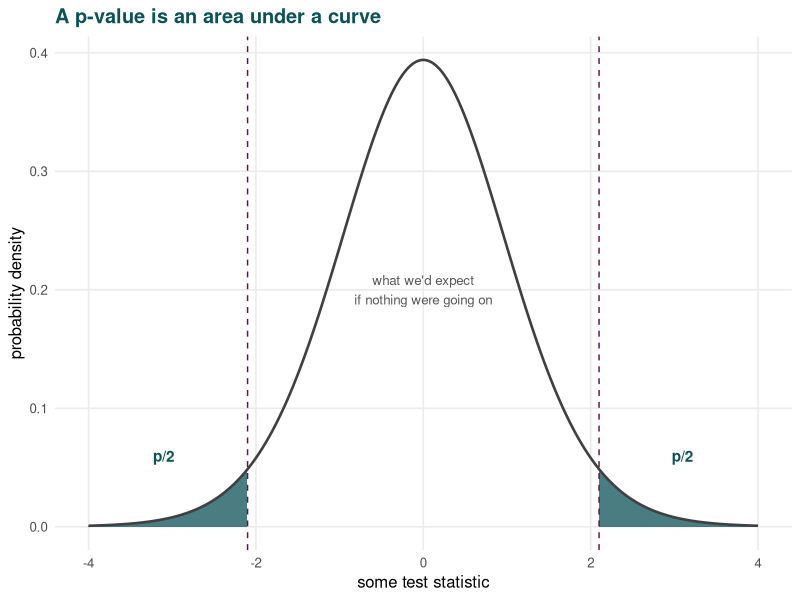
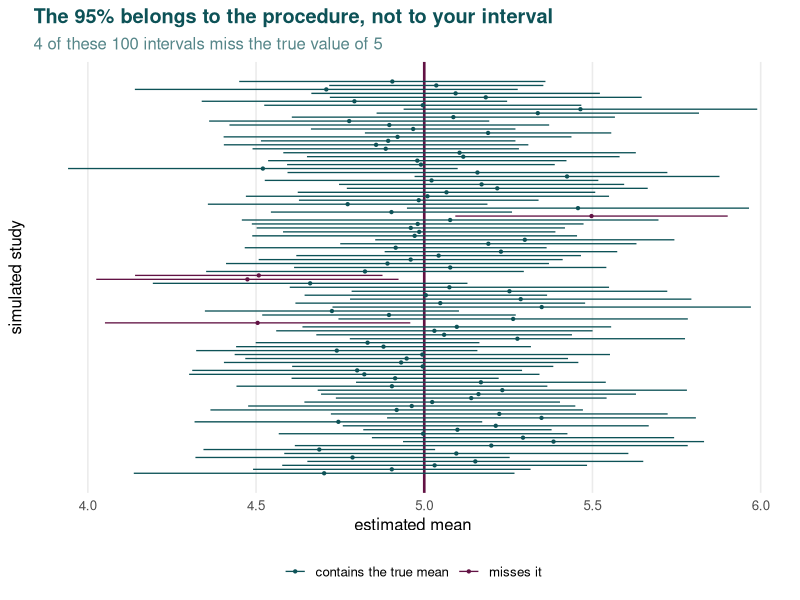
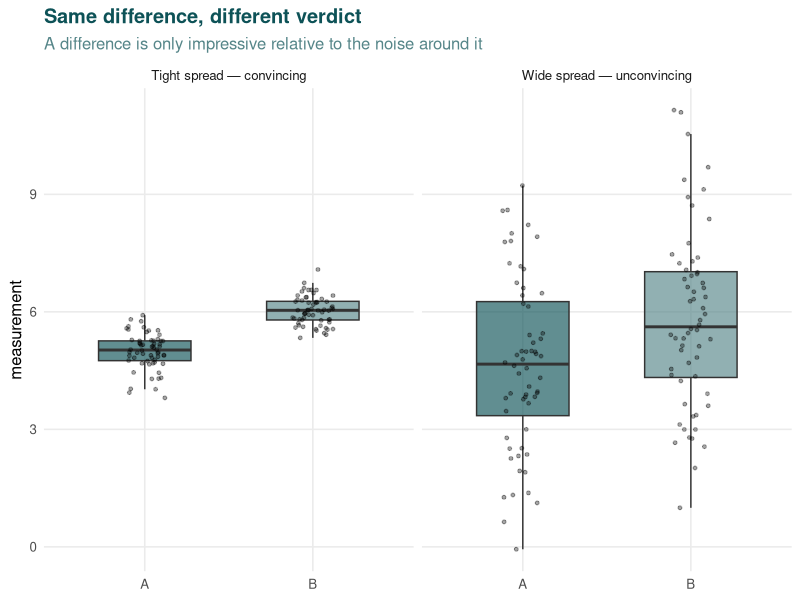
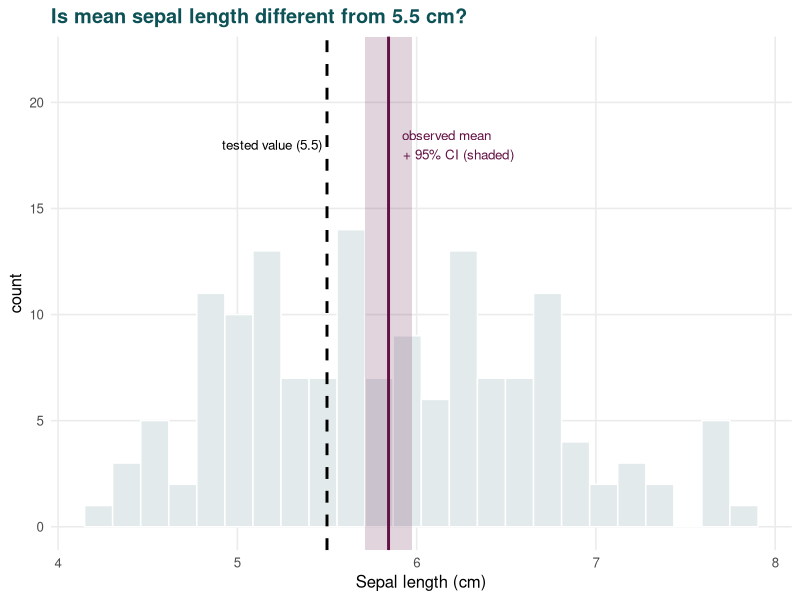
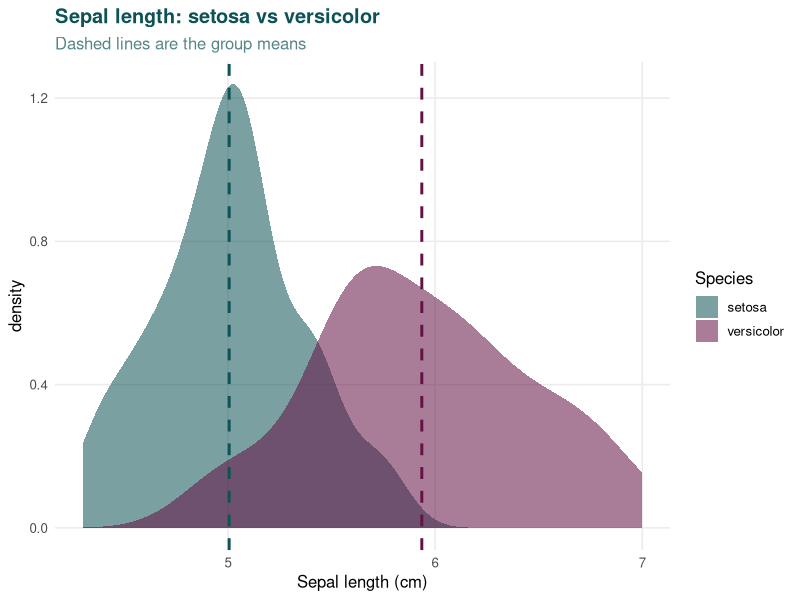
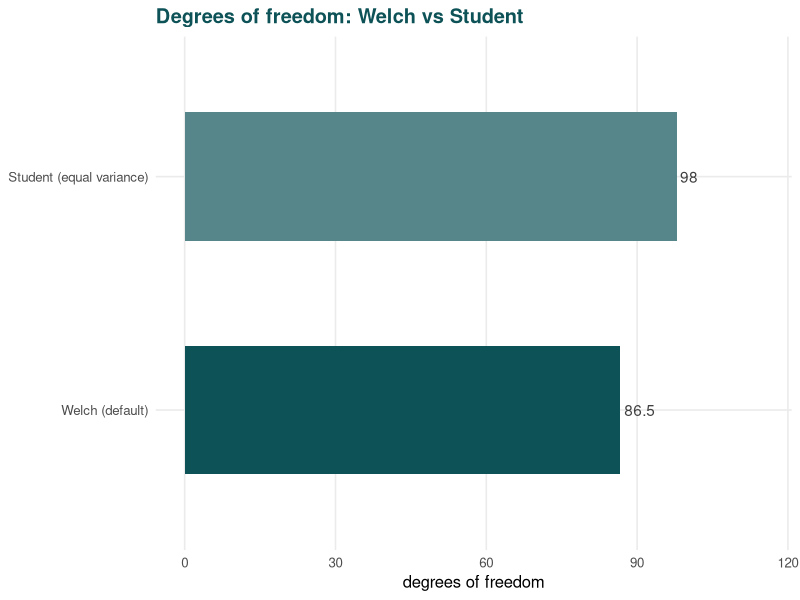
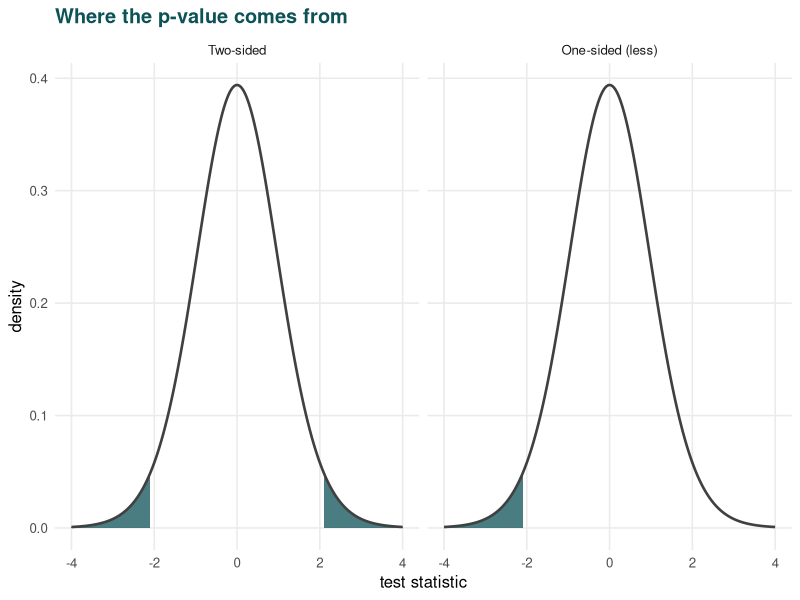
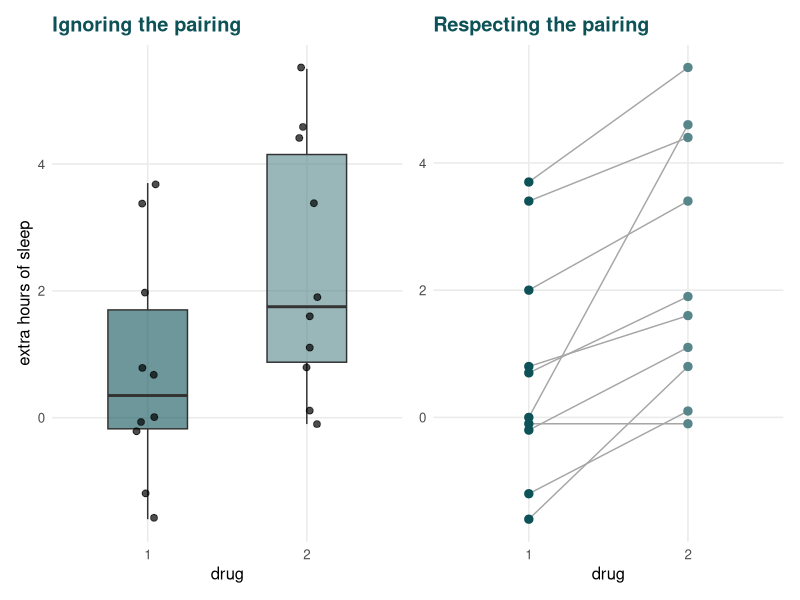

The R source for these figures, in order:
## ---- chunk 1
#| label: setup
#| include: false
library(ggplot2)
library(dplyr)
library(tidyr)
library(broom)
library(knitr)

knitr::opts_chunk$set(echo = knitr::is_html_output())

theme_set(
  theme_minimal(base_size = 12) +
    theme(
      plot.title    = element_text(face = "bold", colour = "#0D5257"),
      plot.subtitle = element_text(colour = "#568689"),
      panel.grid.minor = element_blank()
    )
)

teal   <- "#0D5257"
mid    <- "#568689"
pale   <- "#E2EAEB"
accent <- "#621244"
trio   <- c("#0D5257", "#568689", "#621244")

# The clean, built-in copy - identical to the course data once the `Setosi`
# typo has been corrected
iris <- datasets::iris

# --- small helpers so the tables below read consistently -------------------

fmt_p <- function(p) {
  ifelse(p < 0.001, "< 0.001", sprintf("%.3f", p))
}

# Pull the useful parts out of any t-test into one tidy row
t_row <- function(tt, label) {
  est <- if (length(tt$estimate) == 2) {
    unname(tt$estimate[1] - tt$estimate[2])
  } else {
    unname(tt$estimate)
  }
  data.frame(
    Comparison        = label,
    Estimate          = round(est, 3),
    `Lower 95%`       = round(tt$conf.int[1], 3),
    `Upper 95%`       = round(tt$conf.int[2], 3),
    `t`               = round(unname(tt$statistic), 2),
    `df`              = round(unname(tt$parameter), 1),
    `p-value`         = fmt_p(tt$p.value),
    check.names = FALSE,
    row.names = NULL
  )
}
## ---- chunk 2
#| label: fig-pvalue
#| fig-cap: "The p-value is the shaded area — the proportion of possible results at least as extreme as the one you got. Here the observed statistic is 2.1, with 20 degrees of freedom."
x    <- seq(-4, 4, length.out = 600)
df_t <- data.frame(x = x, y = dt(x, df = 20))
obs  <- 2.1

ggplot(df_t, aes(x, y)) +
  geom_area(data = subset(df_t, x >=  obs), fill = teal, alpha = 0.75) +
  geom_area(data = subset(df_t, x <= -obs), fill = teal, alpha = 0.75) +
  geom_line(linewidth = 0.9, colour = "grey25") +
  geom_vline(xintercept = c(-obs, obs), linetype = "dashed", colour = accent) +
  annotate("text", x =  3.1, y = 0.06, label = "p/2", colour = teal, fontface = "bold") +
  annotate("text", x = -3.1, y = 0.06, label = "p/2", colour = teal, fontface = "bold") +
  annotate("text", x = 0, y = 0.2,
           label = "what we'd expect\nif nothing were going on",
           colour = "grey35", size = 3.4) +
  labs(title = "A p-value is an area under a curve",
       x = "some test statistic", y = "probability density")
## ---- chunk 3
#| label: fig-coverage
#| fig-height: 6
#| fig-cap: "100 samples drawn from a population whose mean really is 5. Each horizontal line is one study's 95% confidence interval."
set.seed(2024)
n_sim <- 100
n_obs <- 20
mu    <- 5

sims <- do.call(rbind, lapply(seq_len(n_sim), function(i) {
  s  <- rnorm(n_obs, mean = mu, sd = 1)
  ci <- t.test(s)$conf.int
  data.frame(i = i, lo = ci[1], hi = ci[2], est = mean(s))
}))
sims$covers <- sims$lo <= mu & sims$hi >= mu

ggplot(sims, aes(y = i)) +
  geom_vline(xintercept = mu, colour = accent, linewidth = 0.9) +
  geom_linerange(aes(xmin = lo, xmax = hi, colour = covers), linewidth = 0.45) +
  geom_point(aes(x = est, colour = covers), size = 0.8) +
  scale_colour_manual(
    values = c("TRUE" = teal, "FALSE" = accent),
    labels = c("TRUE" = "contains the true mean", "FALSE" = "misses it"),
    breaks = c("TRUE", "FALSE")
  ) +
  labs(title = "The 95% belongs to the procedure, not to your interval",
       subtitle = sprintf("%d of these %d intervals miss the true value of %g",
                          sum(!sims$covers), n_sim, mu),
       x = "estimated mean", y = "simulated study", colour = NULL) +
  theme(legend.position = "bottom",
        axis.text.y = element_blank(),
        panel.grid.major.y = element_blank())
## ---- chunk 4
#| label: fig-signal-noise
#| fig-cap: "The same difference in means can be convincing or unconvincing depending entirely on the spread. Both panels have true means of 5 and 6./n (Remember that the central line in a box plot shows the *median* not the *mean*."
set.seed(42)
nn <- 60
tight <- data.frame(
  g = rep(c("A", "B"), each = nn),
  v = c(rnorm(nn, 5, 0.4), rnorm(nn, 6, 0.4)),
  panel = "Tight spread — convincing"
)
wide <- data.frame(
  g = rep(c("A", "B"), each = nn),
  v = c(rnorm(nn, 5, 2.5), rnorm(nn, 6, 2.5)),
  panel = "Wide spread — unconvincing"
)

ggplot(rbind(tight, wide), aes(x = g, y = v, fill = g)) +
  geom_boxplot(alpha = 0.65, outlier.shape = NA, width = 0.55) +
  geom_jitter(width = 0.12, alpha = 0.35, size = 1) +
  facet_wrap(~panel) +
  scale_fill_manual(values = c(teal, mid)) +
  labs(title = "Same difference, different verdict",
       subtitle = "A difference is only impressive relative to the noise around it",
       x = NULL, y = "measurement") +
  theme(legend.position = "none")
## ---- chunk 5
#| label: tbl-onesample
#| tbl-cap: "One-sample t-test of mean sepal length against 5.5 cm. The estimate here is the observed mean itself."
tt1 <- t.test(iris$Sepal.Length, mu = 5.5)
kable(t_row(tt1, "Mean sepal length vs 5.5 cm"), align = "lrrrrrr")
## ---- chunk 6
#| label: fig-onesample
#| fig-cap: "The observed mean and its confidence interval, against the value being tested."
ggplot(iris, aes(x = Sepal.Length)) +
  geom_histogram(bins = 24, fill = pale, colour = "white") +
  annotate("rect", xmin = tt1$conf.int[1], xmax = tt1$conf.int[2],
           ymin = -Inf, ymax = Inf, fill = accent, alpha = 0.18) +
  geom_vline(xintercept = 5.5, colour = "black", linewidth = 1, linetype = "dashed") +
  geom_vline(xintercept = mean(iris$Sepal.Length), colour = accent, linewidth = 1) +
  annotate("text", x = 5.5, y = 18, label = "tested value (5.5)",
           colour = "black", hjust = 1.05, size = 3.4) +
  annotate("text", x = mean(iris$Sepal.Length)+0.05, y = 18,
           label = "observed mean\n+ 95% CI (shaded)",
           colour = accent, hjust = -0.05, size = 3.4) +
  labs(title = "Is mean sepal length different from 5.5 cm?",
       x = "Sepal length (cm)", y = "count") + 
  ylim(c(0,22))
## ---- chunk 7
#| label: tbl-twosample
#| tbl-cap: "Two-sample t-test comparing mean sepal length between two species. The estimate is the difference between the group means."
two_species <- iris |>
  filter(Species %in% c("setosa", "versicolor")) |>
  droplevels()

tt2 <- t.test(Sepal.Length ~ Species, data = two_species)
kable(t_row(tt2, "setosa − versicolor"), align = "lrrrrrr")
## ---- chunk 8
#| label: fig-twosample
#| fig-cap: "The distributions barely overlap, which is what a very small p-value looks like."
ggplot(two_species, aes(x = Sepal.Length, fill = Species)) +
  geom_density(alpha = 0.55, colour = NA) +
  geom_vline(data = two_species |>
               group_by(Species) |>
               summarise(m = mean(Sepal.Length), .groups = "drop"),
             aes(xintercept = m, colour = Species),
             linewidth = 1, linetype = "dashed", show.legend = FALSE) +
  scale_fill_manual(values = c(teal, accent)) +
  scale_colour_manual(values = c(teal, accent)) +
  labs(title = "Sepal length: setosa vs versicolor",
       subtitle = "Dashed lines are the group means",
       x = "Sepal length (cm)", y = "density")
## ---- chunk 9
#| label: tbl-welch
#| tbl-cap: "The same comparison run both ways. The estimate and interval barely move; the degrees of freedom are the giveaway."
tt2s <- t.test(Sepal.Length ~ Species, data = two_species, var.equal = TRUE)
kable(rbind(
  t_row(tt2,  "Welch (default)"),
  t_row(tt2s, "Student (equal variance assumed)")
), align = "lrrrrrr")
## ---- chunk 10
#| label: fig-welch
#| fig-cap: "Welch's correction reduces the degrees of freedom, which widens the distribution slightly and makes the test appropriately more cautious."
data.frame(
  test = c("Welch (default)", "Student (equal variance)"),
  df   = c(unname(tt2$parameter), unname(tt2s$parameter))
) |>
  ggplot(aes(x = reorder(test, df), y = df, fill = test)) +
  geom_col(width = 0.55) +
  geom_text(aes(label = round(df, 1)), hjust = -0.15, colour = "grey25") +
  coord_flip() +
  scale_fill_manual(values = c(mid, teal)) +
  ylim(0, 115) +
  labs(title = "Degrees of freedom: Welch vs Student",
       x = NULL, y = "degrees of freedom") +
  theme(legend.position = "none")
## ---- chunk 11
#| label: fig-sided
#| fig-cap: "Two-sided tests count extreme results in both tails; one-sided tests count only one. This is why a one-sided p-value is half the size."
mk <- function(side) {
  d <- data.frame(x = x, y = dt(x, 20))
  keep <- if (side == "Two-sided") subset(d, x >= obs | x <= -obs) else subset(d, x <= -obs)
  keep$panel <- side
  # The two tails are disjoint. Without a grouping variable the shading geom
  # joins them into a single polygon straight across the middle of the curve,
  # so label which tail each point belongs to.
  keep$tail  <- ifelse(keep$x < 0, "left", "right")
  d$panel <- side
  list(all = d, shade = keep)
}
a <- mk("Two-sided"); b <- mk("One-sided (less)")

# Two-sided first: it is the default, and the one-sided panel reads as
# "the same thing, but only counting one end"
lev     <- c("Two-sided", "One-sided (less)")
all_d   <- rbind(a$all,   b$all)
shade_d <- rbind(a$shade, b$shade)
all_d$panel   <- factor(all_d$panel,   levels = lev)
shade_d$panel <- factor(shade_d$panel, levels = lev)

ggplot(all_d, aes(x, y)) +
  geom_ribbon(data = shade_d, aes(ymin = 0, ymax = y, group = tail),
              fill = teal, alpha = 0.75) +
  geom_line(colour = "grey25", linewidth = 0.9) +
  facet_wrap(~panel) +
  labs(title = "Where the p-value comes from",
       x = "test statistic", y = "density")
## ---- chunk 12
#| label: fig-paired
#| fig-cap: "Left: treating the groups as unrelated hides the pattern. Right: joining each patient's two measurements shows that nearly every individual improved."
p1 <- ggplot(sleep, aes(x = group, y = extra, fill = group)) +
  geom_boxplot(alpha = 0.6, width = 0.5, outlier.shape = NA) +
  geom_jitter(width = 0.08, size = 2, alpha = 0.7) +
  scale_fill_manual(values = c(teal, mid)) +
  labs(title = "Ignoring the pairing", x = "drug", y = "extra hours of sleep") +
  theme(legend.position = "none")

p2 <- ggplot(sleep, aes(x = group, y = extra)) +
  geom_line(aes(group = ID), colour = "grey65") +
  geom_point(aes(colour = group), size = 2.5) +
  scale_colour_manual(values = c(teal, mid)) +
  labs(title = "Respecting the pairing", x = "drug", y = NULL) +
  theme(legend.position = "none")

patchwork_available <- requireNamespace("patchwork", quietly = TRUE)
if (patchwork_available) {
  print(patchwork::wrap_plots(p1, p2, nrow = 1))
} else {
  print(p1); print(p2)
}
## ---- chunk 13
sleep_wide <- sleep %>%
  pivot_wider(values_from = extra,
              names_from = group)

colnames(sleep_wide) <- c("ID", "drug_1", "drug_2")

#| label: tbl-paired
#| tbl-cap: "Identical numbers, analysed two ways. Pairing turns an unconvincing result into a clear one."
kable(rbind(
  t_row(t.test(sleep_wide$drug_1, sleep_wide$drug_2, data = sleep_wide, paired = TRUE),  "Paired (correct here)"),
  t_row(t.test(sleep_wide$drug_1, sleep_wide$drug_2, data = sleep_wide, paired = FALSE), "Unpaired (ignores patient)")
), align = "lrrrrrr")
## ---- chunk 14
#| label: fig-qq
#| fig-height: 3.6
#| fig-cap: "Three qq plots. Left: a single species, behaving itself. Middle: the same measurement pooled across all three species — the S-shape is the mixture, not a problem with the data. Right: genuinely skewed data."
set.seed(7)

qq_dat <- rbind(
  data.frame(value = iris$Sepal.Length[iris$Species == "setosa"],
             which = "1. One species — normal"),
  data.frame(value = iris$Sepal.Length,
             which = "2. All three pooled — a mixture"),
  data.frame(value = rexp(150, rate = 0.4),
             which = "3. Skewed data — not normal")
)

ggplot(qq_dat, aes(sample = value)) +
  stat_qq(colour = teal, alpha = 0.55, size = 1.3) +
  stat_qq_line(colour = accent, linewidth = 0.8) +
  facet_wrap(~which, scales = "free", nrow = 1) +
  labs(title = "Reading a qq plot",
       x = "expected if normal", y = "observed value")
## ---- chunk 15
#| label: fig-ranks
#| fig-cap: "Ranking pulls extreme values back into line. The outlier at 40 becomes simply 'the largest', which is why rank-based tests are robust to it."
set.seed(3)
raw <- c(rnorm(11, 10, 1.5), 40)
rk  <- data.frame(
  value = c(raw, rank(raw)),
  panel = rep(c("Original values", "Ranks"), each = 12),
  y = 1
)

ggplot(rk, aes(x = value, y = y)) +
  geom_point(colour = teal, size = 3, alpha = 0.75) +
  facet_wrap(~panel, scales = "free_x", ncol = 1) +
  labs(title = "What ranking does to an outlier", x = NULL, y = NULL) +
  theme(axis.text.y = element_blank(), panel.grid.major.y = element_blank())
## ---- chunk 16
#| label: fig-familywise
#| fig-cap: "Probability of at least one false positive when running multiple independent tests at the 5% level. By 14 comparisons it is more likely than not."
fw <- data.frame(n = 1:20)
fw$p <- 1 - 0.95^fw$n

ggplot(fw, aes(n, p)) +
  geom_hline(yintercept = 0.05, linetype = "dashed", colour = "grey55") +
  geom_line(colour = teal, linewidth = 1) +
  geom_point(colour = teal, size = 2) +
  annotate("text", x = 16.5, y = 0.10, label = "the 5% you thought you had",
           colour = "grey45", size = 3.3) +
  scale_y_continuous(labels = scales::percent_format(accuracy = 1),
                     limits = c(0, 1)) +
  labs(title = "The multiple comparisons problem",
       subtitle = "Three groups means three pairwise tests; ten groups means forty-five",
       x = "number of tests run", y = "chance of at least one false positive")
## ---- chunk 17
#| label: fig-anova
#| fig-cap: "ANOVA compares the spread of the group means around the grand mean (between-group) against the spread of points around their own group mean (within-group)."
grand <- mean(iris$Sepal.Length)
gm <- iris |>
  group_by(Species) |>
  summarise(m = mean(Sepal.Length), .groups = "drop")

set.seed(11)
iris_j <- iris
iris_j$xj <- as.numeric(iris_j$Species) + runif(nrow(iris_j), -0.18, 0.18)
iris_j <- left_join(iris_j, gm, by = "Species")

ggplot(iris_j, aes(x = xj, y = Sepal.Length)) +
  geom_segment(aes(xend = xj, yend = m), colour = "grey80", linewidth = 0.3) +
  geom_point(aes(colour = Species), alpha = 0.6, size = 1.6) +
  geom_hline(yintercept = grand, linetype = "dashed", colour = accent, linewidth = 0.9) +
  geom_segment(data = gm,
               aes(x = as.numeric(Species) - 0.3, xend = as.numeric(Species) + 0.3,
                   y = m, yend = m),
               colour = "grey20", linewidth = 1.1, inherit.aes = FALSE) +
  annotate("text", x = 0, y = grand, label = "grand mean",
           colour = accent, size = 3.3, hjust = 0, vjust = -0.6) +
  scale_x_continuous(breaks = 1:3, labels = levels(iris$Species)) +
  scale_colour_manual(values = trio) +
  labs(title = "What ANOVA is actually comparing",
       subtitle = "Grey lines = within-group variation. \nDistance of black bars from the dashed line = between-group variation",
       x = NULL, y = "Sepal length (cm)") +
  theme(legend.position = "none") 
## ---- chunk 18
#| label: tbl-anova
#| tbl-cap: "ANOVA of sepal length across the three species. `Species` is the between-group row; `Residuals` is the within-group variation left over."
iris_aov <- aov(Sepal.Length ~ Species, data = iris)

tidy(iris_aov) |>
  transmute(
    Source       = ifelse(term == "Species", "Between species", "Within species (residual)"),
    df           = df,
    `Sum of sq`  = round(sumsq, 2),
    `Mean sq`    = round(meansq, 3),
    `F`          = ifelse(is.na(statistic), "", sprintf("%.1f", statistic)),
    `p-value`    = ifelse(is.na(p.value), "", fmt_p(p.value))
  ) |>
  kable(align = "lrrrrr")
## ---- chunk 19
#| label: tbl-tukey
#| tbl-cap: "Tukey pairwise comparisons. Every interval is clear of zero, so all three species differ from each other."
tk <- as.data.frame(TukeyHSD(iris_aov)$Species)
tk$comparison <- rownames(tk)

tk |>
  transmute(
    Comparison  = gsub("-", " − ", comparison, fixed = TRUE),
    Difference  = round(diff, 3),
    `Lower 95%` = round(lwr, 3),
    `Upper 95%` = round(upr, 3),
    `p (adjusted)` = fmt_p(`p adj`)
  ) |>
  kable(align = "lrrrr")
## ---- chunk 20
#| label: fig-tukey
#| fig-cap: "Any interval clear of the dashed zero line is a difference worth believing. All three are the same width here because the groups are equal sizes."
ggplot(tk, aes(x = diff, y = comparison)) +
  geom_vline(xintercept = 0, linetype = "dashed", colour = accent, linewidth = 0.9) +
  geom_linerange(aes(xmin = lwr, xmax = upr), colour = mid, linewidth = 1.2) +
  geom_point(colour = teal, size = 3.5) +
  geom_text(aes(label = round(diff, 2)), vjust = -1.1, colour = "grey30", size = 3.3) +
  labs(title = "Which species actually differ?",
       subtitle = "Difference in mean sepal length, with family-wise 95% intervals",
       x = "difference (cm)", y = NULL)
## ---- chunk 21
#| label: tbl-observed
#| tbl-cap: "Observed counts: car transmission type against number of cylinders, with row and column totals."
mtcars_tab <- table(
  Transmission = ifelse(mtcars$am == 1, "Manual", "Automatic"),
  Cylinders    = mtcars$cyl
)
kable(as.data.frame.matrix(addmargins(mtcars_tab)), align = "rrrr")
## ---- chunk 22
#| label: tbl-expected-margins
#| tbl-cap: "Expected counts if transmission and cylinder count were unrelated. Note the margins are identical to the observed table — that is the point."
cs <- suppressWarnings(chisq.test(mtcars_tab))
kable(round(as.data.frame.matrix(addmargins(as.table(cs$expected))), 2),
      align = "rrrr")
## ---- chunk 23
#| label: tbl-pct
#| tbl-cap: "If the two variables were unrelated, the percentage of manual cars would be the same in every column. It is not remotely the same."
pct <- prop.table(mtcars_tab, margin = 2) * 100
overall <- 100 * sum(mtcars_tab["Manual", ]) / sum(mtcars_tab)

data.frame(
  Cylinders                 = colnames(mtcars_tab),
  `Cars in group`           = as.integer(colSums(mtcars_tab)),
  `% manual observed`       = sprintf("%.1f%%", pct["Manual", ]),
  `% manual if unrelated`   = sprintf("%.1f%%", overall),
  check.names = FALSE
) |>
  kable(align = "rrrr")
## ---- chunk 24
#| label: fig-chisq
#| fig-cap: "Observed counts against those expected if transmission and cylinder count were unrelated. Chi-squared measures the total size of those gaps."
obs <- as.data.frame(mtcars_tab)
names(obs) <- c("am", "cyl", "n")
obs$type <- "Observed"

exp_df <- as.data.frame(as.table(cs$expected))
names(exp_df) <- c("am", "cyl", "n")
exp_df$type <- "Expected if unrelated"

ggplot(rbind(obs, exp_df), aes(x = cyl, y = n, fill = type)) +
  geom_col(position = position_dodge(width = 0.8), width = 0.7) +
  facet_wrap(~am) +
  scale_fill_manual(values = c(pale, teal)) +
  labs(title = "Observed vs expected counts",
       x = "cylinders", y = "number of cars", fill = NULL) +
  theme(legend.position = "bottom")
## ---- chunk 25
#| label: tbl-contrib
#| tbl-cap: "Each cell's contribution to the chi-squared statistic. The four-cylinder column dominates, which matches what the percentages showed."
contrib <- cs$residuals^2

kable(round(as.data.frame.matrix(addmargins(as.table(contrib))), 2),
      align = "rrrr")
## ---- chunk 26
#| label: tbl-expected
#| tbl-cap: "The expected counts again, with any cell below 5 flagged. These are the cells that make the chi-squared approximation unreliable here."
exp_flag <- round(as.data.frame.matrix(cs$expected), 2)
exp_flag[] <- lapply(exp_flag, function(col) {
  ifelse(col < 5, paste0(sprintf("%.2f", col), " ⚠"), sprintf("%.2f", col))
})
kable(exp_flag, align = "rrr")
## ---- chunk 27
#| label: tbl-chisq-fisher
#| tbl-cap: "The same table tested two ways. Fisher's exact test computes the probability directly instead of approximating it, so it stays valid with small counts."
ft <- fisher.test(mtcars_tab)

data.frame(
  Test      = c("Chi-squared (approximate)", "Fisher's exact"),
  Statistic = c(sprintf("%.2f", unname(cs$statistic)), "—"),
  df        = c(as.character(unname(cs$parameter)), "—"),
  `p-value` = c(fmt_p(cs$p.value), fmt_p(ft$p.value)),
  check.names = FALSE
) |>
  kable(align = "lrrr")
## ---- chunk 28
#| label: fig-corr-scale
#| fig-cap: "What different correlation coefficients actually look like."
set.seed(19)
mk_cor <- function(r, n = 120) {
  x1 <- rnorm(n); x2 <- rnorm(n)
  y  <- r * x1 + sqrt(max(0, 1 - r^2)) * x2
  data.frame(x = x1, y = y,
             lab = paste0("r = ", sprintf("%.2f", cor(x1, y))))
}
cors <- do.call(rbind, lapply(c(-0.9, -0.4, 0, 0.4, 0.9, 0.99), mk_cor))
cors$lab <- factor(cors$lab, levels = unique(cors$lab))

ggplot(cors, aes(x, y)) +
  geom_point(colour = teal, alpha = 0.5, size = 1.3) +
  facet_wrap(~lab, nrow = 2) +
  labs(title = "A tour of correlation coefficients", x = NULL, y = NULL) +
  theme(axis.text = element_blank())
## ---- chunk 29
#| label: fig-anscombe
#| fig-cap: "Anscombe's quartet. Identical summary statistics, wildly different data. Only the first is a sensible candidate for a correlation coefficient."
ans <- data.frame(
  set = rep(paste("Dataset", 1:4), each = 11),
  x = c(anscombe$x1, anscombe$x2, anscombe$x3, anscombe$x4),
  y = c(anscombe$y1, anscombe$y2, anscombe$y3, anscombe$y4)
)

ans_lab <- ans |>
  group_by(set) |>
  summarise(r = cor(x, y), .groups = "drop") |>
  mutate(lab = paste0("r = ", sprintf("%.2f", r)))

ggplot(ans, aes(x, y)) +
  geom_smooth(method = "lm", se = FALSE, colour = accent, linewidth = 0.8) +
  geom_point(colour = teal, size = 2.2, alpha = 0.85) +
  geom_text(data = ans_lab, aes(x = 12.5, y = 4.5, label = lab),
            inherit.aes = FALSE, colour = "grey30", size = 3.4) +
  facet_wrap(~set) +
  labs(title = "Why you plot your data first",
       subtitle = "All four have the same correlation and the same fitted line")
## ---- chunk 30
#| label: fig-pearson-spearman
#| fig-cap: "A perfectly monotonic but curved relationship. Pearson under-reports it because it is not a straight line; Spearman sees it clearly."
set.seed(5)
cd <- data.frame(x = 1:60)
cd$y <- exp(cd$x / 12) + rnorm(60, sd = 1.2)

ggplot(cd, aes(x, y)) +
  geom_point(colour = teal, alpha = 0.75, size = 2) +
  geom_smooth(method = "lm", se = FALSE, colour = accent, linewidth = 0.8) +
  labs(title = "A relationship a straight line cannot capture",
       x = NULL, y = NULL)
## ---- chunk 31
#| label: tbl-corr
#| tbl-cap: "The same curved data measured both ways. Spearman is close to 1 because the relationship is perfectly increasing, even though it is not a straight line."
cp <- cor.test(cd$x, cd$y, method = "pearson")
csp <- suppressWarnings(cor.test(cd$x, cd$y, method = "spearman"))

data.frame(
  Method        = c("Pearson (linear)", "Spearman (rank)"),
  Coefficient   = c(sprintf("%.3f", unname(cp$estimate)),
                    sprintf("%.3f", unname(csp$estimate))),
  `p-value`     = c(fmt_p(cp$p.value), fmt_p(csp$p.value)),
  check.names = FALSE
) |>
  kable(align = "lrr")
## ---- chunk 32
#| label: fig-regression
#| fig-cap: "The fitted line is the one that makes the total of the squared vertical distances (grey) as small as possible. Those distances are the residuals."
iris_lm  <- lm(Petal.Length ~ Sepal.Length, data = iris)
iris_fit <- iris
iris_fit$pred <- predict(iris_lm)

ggplot(iris_fit, aes(Sepal.Length, Petal.Length)) +
  geom_segment(aes(xend = Sepal.Length, yend = pred),
               colour = "grey75", linewidth = 0.4) +
  geom_point(colour = teal, alpha = 0.6, size = 1.8) +
  geom_line(aes(y = pred), colour = accent, linewidth = 1.1) +
  labs(title = "Least squares",
       subtitle = sprintf("Slope: %.2f cm of petal length per cm of sepal length",
                          coef(iris_lm)[2]),
       x = "Sepal length (cm)", y = "Petal length (cm)")
## ---- chunk 33
#| label: tbl-regression
#| tbl-cap: "Regression of petal length on sepal length."
tidy(iris_lm, conf.int = TRUE) |>
  transmute(
    Term        = ifelse(term == "(Intercept)", "Intercept", "Sepal length"),
    Estimate    = round(estimate, 3),
    `Std error` = round(std.error, 3),
    `Lower 95%` = round(conf.low, 3),
    `Upper 95%` = round(conf.high, 3),
    `p-value`   = fmt_p(p.value)
  ) |>
  kable(align = "lrrrrr")
## ---- chunk 34
#| label: tbl-regression2
#| tbl-cap: "Adding species to the model. `setosa` is the baseline, so the other two rows are differences relative to it."
iris_lm2 <- lm(Petal.Length ~ Sepal.Length + Species, data = iris)

tidy(iris_lm2, conf.int = TRUE) |>
  transmute(
    Term = recode(term,
                  "(Intercept)"       = "Intercept (setosa)",
                  "Sepal.Length"      = "Sepal length",
                  "Speciesversicolor" = "versicolor vs setosa",
                  "Speciesvirginica"  = "virginica vs setosa"),
    Estimate    = round(estimate, 3),
    `Lower 95%` = round(conf.low, 3),
    `Upper 95%` = round(conf.high, 3),
    `p-value`   = fmt_p(p.value)
  ) |>
  kable(align = "lrrrr")
## ---- chunk 35
#| label: fig-regression-species
#| fig-cap: "Left: one line for everyone. Right: a separate line per species — each much shallower than the overall line."
q1 <- ggplot(iris, aes(Sepal.Length, Petal.Length)) +
  geom_point(alpha = 0.55, colour = teal, size = 1.7) +
  geom_smooth(method = "lm", se = FALSE, colour = accent) +
  labs(title = "Ignoring species", x = "Sepal length (cm)", y = "Petal length (cm)")

q2 <- ggplot(iris, aes(Sepal.Length, Petal.Length, colour = Species)) +
  geom_point(alpha = 0.7, size = 1.7) +
  geom_smooth(method = "lm", se = FALSE) +
  scale_colour_manual(values = trio) +
  labs(title = "Splitting by species", x = "Sepal length (cm)", y = NULL) +
  theme(legend.position = "bottom")

if (patchwork_available) {
  print(patchwork::wrap_plots(q1, q2, nrow = 1))
} else {
  print(q1); print(q2)
}
